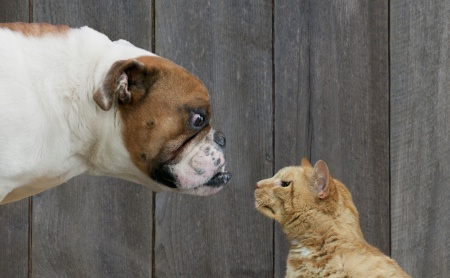
#> input picture talks/machinelearning/catsvsdogs.jpg, 450 x 278 px, given in place of cat.1.jpg, which was not available
$ jupyter execute --allow-errors 'Machine Learning 101.ipynb'   (shell and % lines are left out)   (text cells are left out)
#> lines starting #> are read from the running program, lines starting #| are printed output that depends on the picture; pictures that were not available may be replaced by others from this repository, and a replacement may not be noted
[cell 1]
import matplotlib as mpl
import matplotlib.pyplot as plot

mpl.rcParams['figure.dpi'] = 125

[cell 2]
import concurrent.futures
import enum
import multiprocessing
import os
import random
import sys

import numpy as np
from PIL import Image

[cell 3]
class Category(enum.Enum):
    dog = 0
    cat = 1

[cell 4]
def image_to_example(path, width=64, height=64):
#> called with path = 'train/cat.1.jpg', width = 64, height = 64
    filename = os.path.basename(path)

    # normalize the input image, so that we only work with images of the same size
    with Image.open(path) as img:
#> img is the input picture: PIL image 450x278 RGB; mean R, G, B 114.1, 108.7, 101.7
        resized = img.resize((width, height))
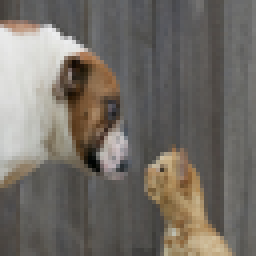
#> resized: PIL image 64x64 RGB (shown 4 times larger); mean R, G, B 114.1, 108.7, 101.7

    # encoding of string labels: "dog" -> 0, "cat" -> 1
    y = Category[filename.split('.')[0]].value

    # RGB image is flattened into a one long column vector of floats,
    # that denote color intensity
    x = np.array(resized, dtype=np.float64) \
          .reshape(width * height * 3, 1) / 256.
#> x = 12288 values, max 0.93 at index 1382, min 0 at index 7943, mean 0.423

    return x, y, path

[cell 5]
# preprocessing of a given example
x, y, _ = image_to_example('train/cat.1.jpg')
#> y = 1

[cell 6]
# true label
y
#> Out = 1

[cell 7]
# normalized example
x
#> Out has the same summary as x in image_to_example

[cell 8]
# feature-vector dimensions
x.shape
#> Out = (12288, 1)

[cell 9]
# restored image
plot.imshow(x.reshape(64, 64, 3))

[cell 10]
# load and preprocess images in parallel
def load_examples(path, width=64, height=64):
    concurrency = multiprocessing.cpu_count()

    with concurrent.futures.ThreadPoolExecutor(concurrency) as executor:
        images_futures = [
            executor.submit(
                image_to_example,
                os.path.join(path, name), width, height
            )
            for name in os.listdir(path)
        ]

        return [
            i.result()
            for i in concurrent.futures.as_completed(images_futures)
        ]

[cell 11]
z = np.linspace(-10, 10, 100)
plot.xlabel('$ z $'), plot.ylabel('$ \hat{y} $')
plot.plot(z, 1 / (1 + np.exp(-z)))
plot.grid(True)
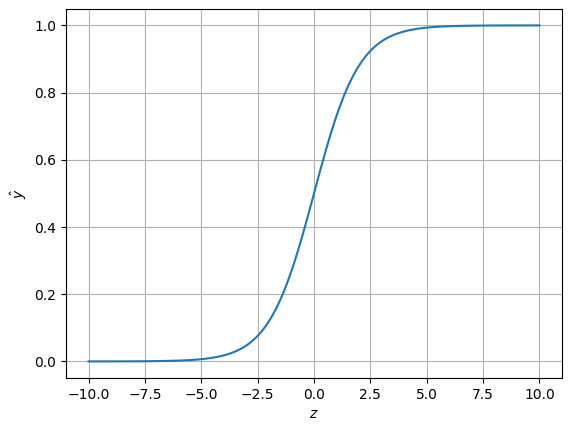
#> figure drawn by matplotlib, 1 panel; curve peaks at x = 10, y = 1

[cell 12]
v1 = np.random.rand(10000, 1)
v2 = np.random.rand(10000, 1)

# computation happens in Python interpreter
sum(a * b for a, b in zip(v1, v2))

# computation happens in numpy
np.dot(v1.T, v2)

[cell 13]
# [8 lines left out: function initialize_weights, not called in this run]

[cell 14]
# [4 lines left out: function hypothesis, not called in this run]

[cell 15]
y_h = np.linspace(0.000001, 0.999999, 100)
plot.plot(y_h, np.log(y_h)), plot.plot(y_h, np.log(1 - y_h))
plot.legend(['$ ln(\hat{y}) $', '$ ln(1 - \hat{y}) $'])
plot.grid(True)
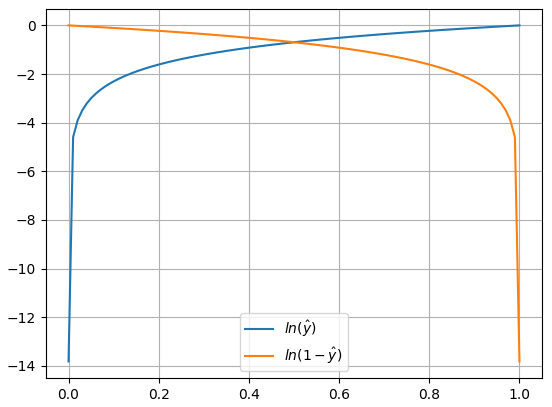
#> figure drawn by matplotlib, 1 panel; curve peaks at x = 1, y = -1e-06; curve peaks at x = 1e-06, y = -1e-06

[cell 16]
# [5 lines left out: function cost, not called in this run]

[cell 17]
# [13 lines left out: function update_weights, not called in this run]

[cell 18]
# [26 lines left out: function logistic_regression, not called in this run]

[cell 19]
# [4 lines left out: function predict, not called in this run]

[cell 20]
# [10 lines left out: function accuracy, not called in this run]

[cell 21]
def main(path, iterations=100, max_examples=25000, train_ratio=0.9):
    # load examples and make sure they are uniformly distributed
    examples = load_examples(path)
